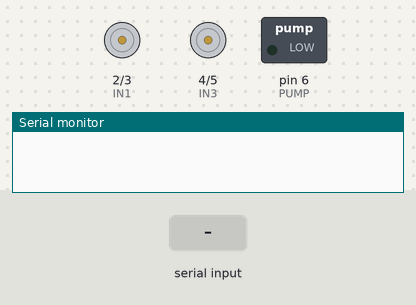
This sketch was run on a simulated Arduino Nano, built with avr-gcc and run on an emulated ATmega328P. On the bench: motor-driver pin pairs drawn as motors (green arrow = first pin HIGH = forward, orange = second pin HIGH = backward, longer = more drive), switched loads named in the sketch (green lamp = pin HIGH), the last lines printed to the serial monitor. Inputs (shaded band) come from the test bench.

Above: at 1.2 s.
1.3 s: "U" received over Serial
At 2.5 s:
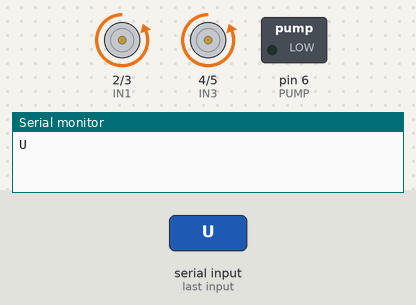
2.8 s: "D" received over Serial
At 3.6 s:
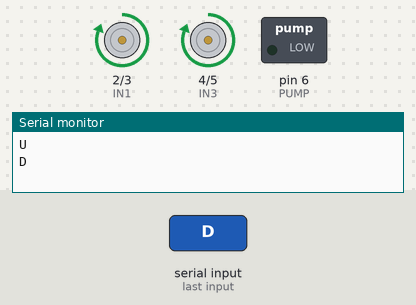
4.3 s: "L" received over Serial
At 4.8 s:
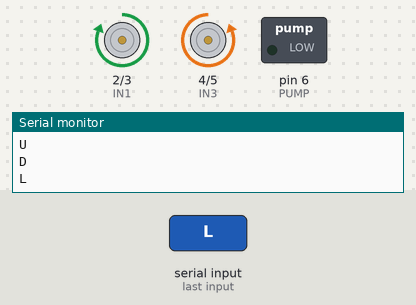
5.8 s: "R" received over Serial
At 7.1 s:
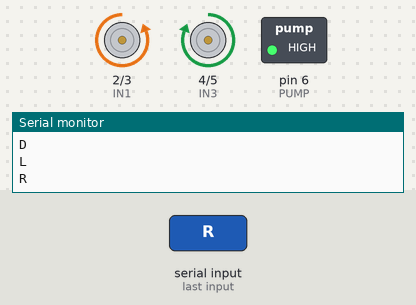
Timing chart, 0 to 8.3 s (numbered marks = the images above; inputs shaded):
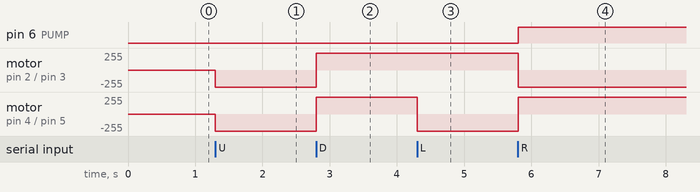

The sketch:

Cropcare_Blutooth_Rover.ino
```cpp
/*Bluetooth control car with Arduino Nano board
   Home Page
*/
//motor one
#define IN1 2
#define IN2 3
//motor two
#define IN3 4
#define IN4 5
#define PUMP 6

void setup() {
  Serial.begin(9600);
  pinMode(IN1, OUTPUT);
  pinMode(IN2, OUTPUT);
  pinMode(IN3, OUTPUT);
  pinMode(IN4, OUTPUT);
  pinMode(PUMP, OUTPUT);    // FIXED
  digitalWrite(PUMP, LOW); // FIXED
}

void loop() {
  if (Serial.available() > 0) {
    char value = Serial.read();
    Serial.println(value);
    if (value == 'U') {
      Backward();
      PumpOFF();            // FIXED
    } else if (value == 'D') {
      Forward();
      PumpOFF();            // FIXED
    } else if (value == 'S') {
      Stop();
      PumpOFF();            // FIXED
    } else if (value == 'L') {
      Left();
      PumpOFF();            // FIXED
    } else if (value == 'R') {
      Right();
      PumpON();
    }
  }
}

void Forward() {
  digitalWrite(IN1, HIGH);
  digitalWrite(IN2, LOW);
  digitalWrite(IN3, HIGH);
  digitalWrite(IN4, LOW);
}

void Backward() {
  digitalWrite(IN1, LOW);
  digitalWrite(IN2, HIGH);
  digitalWrite(IN3, LOW);
  digitalWrite(IN4, HIGH);
}

void Stop() {
  digitalWrite(IN1, LOW);
  digitalWrite(IN2, LOW);
  digitalWrite(IN3, LOW);
  digitalWrite(IN4, LOW);
}

void Left() {
  digitalWrite(IN1, HIGH);
  digitalWrite(IN2, LOW);
  digitalWrite(IN3, LOW);
  digitalWrite(IN4, HIGH);
}

void Right() {
  digitalWrite(IN1, LOW);
  digitalWrite(IN2, HIGH);
  digitalWrite(IN3, HIGH);
  digitalWrite(IN4, LOW);
}

void PumpON() {
  digitalWrite(PUMP, HIGH);
}

void PumpOFF() {
  digitalWrite(PUMP, LOW);
}
```

Measured:
- after the input at 1.3 s, motor on pin 2 (IN1) / pin 3 (IN2), motor on pin 4 (IN3) / pin 5 (IN4): stopped → backward 255/255 at once
- after the input at 2.8 s, motor on pin 2 (IN1) / pin 3 (IN2), motor on pin 4 (IN3) / pin 5 (IN4): backward 255/255 → forward 255/255 at once
- after the input at 4.3 s, motor on pin 4 (IN3) / pin 5 (IN4): forward 255/255 → backward 255/255 at once
- after the input at 5.8 s, pin 6 (PUMP): LOW → HIGH at once; motor on pin 2 (IN1) / pin 3 (IN2): forward 255/255 → backward 255/255 at once; motor on pin 4 (IN3) / pin 5 (IN4): backward 255/255 → forward 255/255 at once
